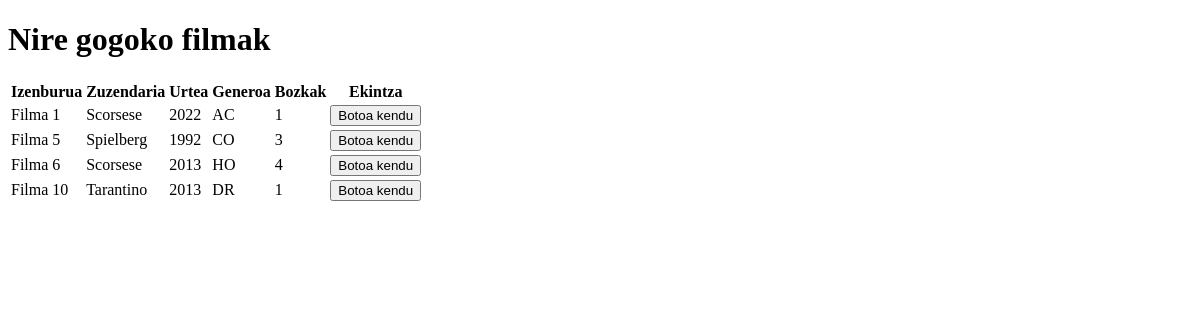
/bozkatutakoak (signed in), run on an earlier commit of the app's database.
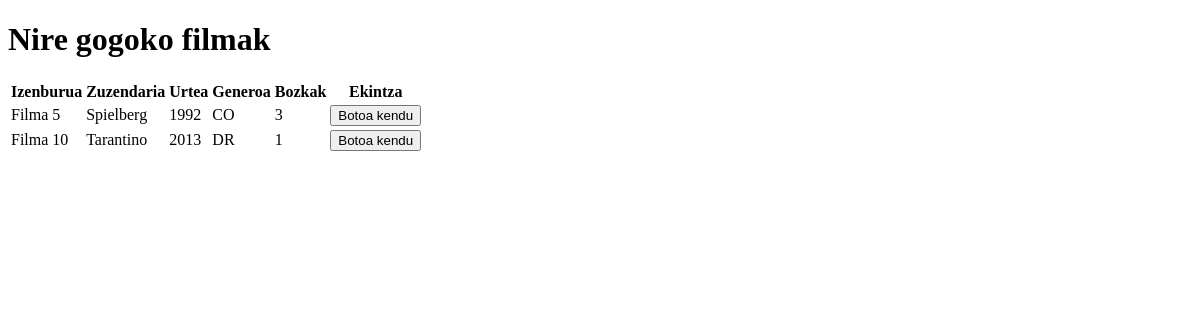
And on a later commit of the database.
### filmak/models.py (models this page shows, shortened)
class filmak_filma(models.Model):
    izenburua = models.CharField(max_length=100)
    zuzendaria = models.CharField(max_length=60)
    urtea = models.IntegerField()
    generoa = models.CharField(max_length=2)
    sinopsia = models.CharField(max_length=500)
    bozkak = models.IntegerField(default=0)

### filmak/views.py (the view, shortened to what this page needs)
# urls.py: path("bozkatutakoak", views.bozkatutakoak, name="bozkatutakoak")
@login_required(login_url='login')
def bozkatutakoak(request):
    erlazioak=filmak_bozkatzailea.objects.filter(erabiltzailea__user=request.user)
    filmak=filmak_filma.objects.filter(id__in=erlazioak.values_list('filma_id', flat=True))
    return render(request, "filmak/bozkatutakoak.html", {'filmak': filmak})

### filmak/templates/filmak/bozkatutakoak.html (shortened to what this page needs)
<!DOCTYPE html>
<html lang="en">
<head>
</head>
<body>
    <h1>Nire gogoko filmak</h1>
    <form method="post">
        <table>
            <thead>
                <tr>
                    <th>Izenburua</th>
                    <th>Zuzendaria</th>
                    <th>Urtea</th>
                    <th>Generoa</th>
                    <th>Bozkak</th>
                    <th>Ekintza</th>
                </tr>
            </thead>
            <tbody>
                {% for film in filmak %}
                <tr>
                    <td>{{ film.izenburua }}</td>
                    <td>{{ film.zuzendaria }}</td>
                    <td>{{ film.urtea }}</td>
                    <td>{{ film.generoa }}</td>
                    <td>{{ film.bozkak }}</td>
                    <td>
                    <button type="submit" name="film" value="{{ film.id }}">Botoa kendu</button>
                    </td>
                </tr>
                {% empty %}
                <tr>
                    <td colspan="3">Ez dago filma bat ere</td>
                </tr>
                {% endfor %}
            </tbody>
        </table>
    </form>
</body>
</html>

What changed in the data, as far as the page shows it:
no longer on this page (row edited): filmak_filma: izenburua "Filma 1", zuzendaria "Scorsese", urtea "2022", generoa "AC", bozkak "1", {{ film.id }} 201 (drawn)
no longer on this page (row edited): filmak_filma: izenburua "Filma 6", zuzendaria "Scorsese", urtea "2013", generoa "HO", bozkak "4", {{ film.id }} 206 (drawn)
